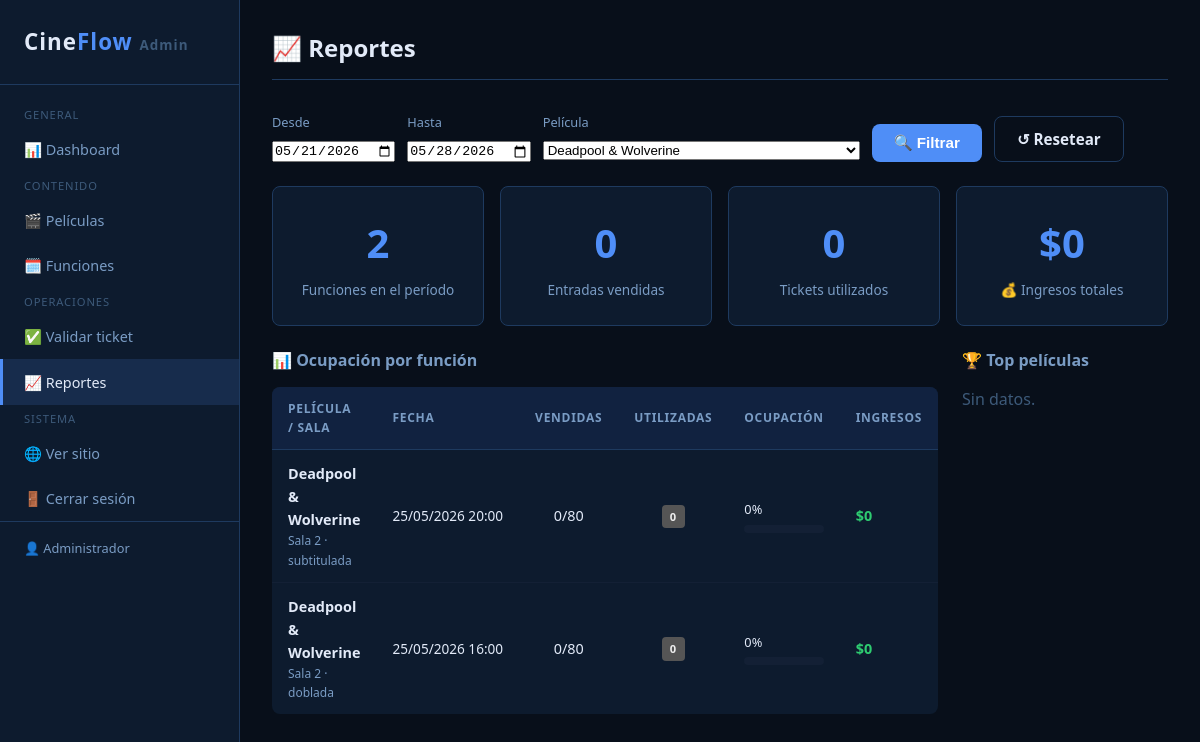
The page /admin/reportes.php?pelicula_id=2 (signed in) on the database its author committed.
### tables this page shows
CREATE TABLE usuarios (
    id            INT UNSIGNED    NOT NULL AUTO_INCREMENT,
    nombre        VARCHAR(100)    NOT NULL,
    email         VARCHAR(150)    NOT NULL,
    password_hash VARCHAR(255)    NOT NULL                  COMMENT 'Hash bcrypt',
    rol           ENUM('admin')   NOT NULL DEFAULT 'admin',
    activo        TINYINT(1)      NOT NULL DEFAULT 1,
    fecha_registro DATETIME       NOT NULL DEFAULT CURRENT_TIMESTAMP,

    PRIMARY KEY (id),
    UNIQUE KEY uq_email (email)
);

CREATE TABLE funciones (
    id             INT UNSIGNED   NOT NULL AUTO_INCREMENT,
    pelicula_id    INT UNSIGNED   NOT NULL,
    sala_id        INT UNSIGNED   NOT NULL,
    fecha_hora     DATETIME       NOT NULL,
    precio         DECIMAL(8,2)   NOT NULL,
    idioma         ENUM('subtitulada','doblada','original') NOT NULL DEFAULT 'subtitulada',
    activa         TINYINT(1)     NOT NULL DEFAULT 1,

    PRIMARY KEY (id),
    UNIQUE KEY uq_sala_horario (sala_id, fecha_hora),
    INDEX idx_pelicula_fecha (pelicula_id, fecha_hora),
    INDEX idx_fecha_hora (fecha_hora),

    CONSTRAINT fk_funcion_pelicula
        FOREIGN KEY (pelicula_id) REFERENCES peliculas(id)
        ON DELETE RESTRICT ON UPDATE CASCADE,
    CONSTRAINT fk_funcion_sala
        FOREIGN KEY (sala_id) REFERENCES salas(id)
        ON DELETE RESTRICT ON UPDATE CASCADE
);

CREATE TABLE peliculas (
    id             INT UNSIGNED   NOT NULL AUTO_INCREMENT,
    titulo         VARCHAR(200)   NOT NULL,
    genero         VARCHAR(80)    NOT NULL,
    sinopsis       TEXT               NULL,
    clasificacion  ENUM('TE','TE+7','MA+14','MA+18') NOT NULL DEFAULT 'TE',
    duracion_min   SMALLINT UNSIGNED  NULL,
    imagen         VARCHAR(300)       NULL                  COMMENT 'Ruta: uploads/peliculas/imagen.jpg',
    activa         TINYINT(1)     NOT NULL DEFAULT 1,
    fecha_estreno  DATE               NULL,

    PRIMARY KEY (id),
    INDEX idx_genero (genero),
    INDEX idx_activa (activa)
);

CREATE TABLE salas (
    id             INT UNSIGNED   NOT NULL AUTO_INCREMENT,
    nombre         VARCHAR(50)    NOT NULL,
    capacidad      SMALLINT UNSIGNED NOT NULL DEFAULT 100,
    tipo           ENUM('estandar','vip','4dx','imax') NOT NULL DEFAULT 'estandar',
    activa         TINYINT(1)     NOT NULL DEFAULT 1,

    PRIMARY KEY (id),
    UNIQUE KEY uq_nombre_sala (nombre)
);

### includes/funciones.php (called while the page is built, shortened)
<?php
function formatearPrecio(float|int|string $precio): string
{
    return '$' . number_format((float)$precio, 0, ',', '.');
}
function esc(?string $texto): string
{
    return htmlspecialchars((string)$texto, ENT_QUOTES | ENT_SUBSTITUTE, 'UTF-8');
}
function obtenerUsuario(int $usuario_id): ?array
{
    $pdo = obtenerConexion();
    try {
        $stmt = $pdo->prepare("
            SELECT id, nombre, email, rol
            FROM   usuarios
            WHERE  id     = :id
              AND  activo = 1
            LIMIT 1
        ");
        $stmt->execute([':id' => $usuario_id]);
        $fila = $stmt->fetch();
        return $fila ?: null;
    } catch (PDOException $e) {
        registrarError('funciones - obtenerUsuario', $e->getMessage());
        return null;
    }
}

### admin/reportes.php (the view, shortened to what this page needs)
<?php
require_once __DIR__ . '/../includes/funciones.php';
$pdo = obtenerConexion();
$desde = $_GET['desde'] ?? date('Y-m-d', strtotime('-7 days'));
$hasta = $_GET['hasta'] ?? date('Y-m-d');
$filtro_pelicula = (int)($_GET['pelicula_id'] ?? 0);
try {
    $q = "
        SELECT f.id, f.fecha_hora, f.precio, f.idioma,
               p.titulo AS pelicula,
               s.nombre AS sala, s.capacidad,
               COUNT(CASE WHEN r.estado IN ('confirmada','utilizada') THEN 1 END) AS confirmadas,
               COUNT(CASE WHEN r.estado = 'utilizada'  THEN 1 END) AS utilizadas,
               COUNT(CASE WHEN r.estado = 'cancelada'  THEN 1 END) AS canceladas,
               COUNT(CASE WHEN r.estado = 'pendiente'  THEN 1 END) AS pendientes,
               COALESCE(SUM(CASE WHEN r.estado IN ('confirmada','utilizada') THEN f.precio END),0) AS ingresos
        FROM   funciones f
        JOIN   peliculas p ON p.id = f.pelicula_id
        JOIN   salas     s ON s.id = f.sala_id
        LEFT   JOIN reservas r ON r.funcion_id = f.id
        WHERE  DATE(f.fecha_hora) BETWEEN :desde AND :hasta
    ";
    $params = [':desde'=>$desde, ':hasta'=>$hasta];
    if ($filtro_pelicula > 0) {
        $q .= " AND f.pelicula_id = :pid";
        $params[':pid'] = $filtro_pelicula;
    }
    $q .= " GROUP BY f.id ORDER BY f.fecha_hora DESC";
    $stmt = $pdo->prepare($q);
    $stmt->execute($params);
    $reporte = $stmt->fetchAll();
    $total_ingresos    = array_sum(array_column($reporte, 'ingresos'));
    $total_confirmadas = array_sum(array_column($reporte, 'confirmadas'));
    $total_utilizadas  = array_sum(array_column($reporte, 'utilizadas'));
    $top_q = "
        SELECT p.titulo, COUNT(r.id) AS reservas, COALESCE(SUM(f.precio),0) AS ingresos
        FROM   reservas r
        JOIN   funciones f ON f.id = r.funcion_id
        JOIN   peliculas p ON p.id = f.pelicula_id
        WHERE  r.estado IN ('confirmada','utilizada')
          AND  DATE(r.fecha_reserva) BETWEEN :desde AND :hasta
        GROUP  BY p.id
        ORDER  BY reservas DESC
        LIMIT  5
    ";
    $top_stmt = $pdo->prepare($top_q);
    $top_stmt->execute([':desde'=>$desde, ':hasta'=>$hasta]);
    $top_peliculas = $top_stmt->fetchAll();
    $peliculas_select = $pdo->query("SELECT id, titulo FROM peliculas ORDER BY titulo")->fetchAll();
} catch (PDOException $e) {
    registrarError('admin-reportes', $e->getMessage());
    $reporte = $top_peliculas = $peliculas_select = [];
    $total_ingresos = $total_confirmadas = $total_utilizadas = 0;
}
$admin_nav_activo = 'reportes';
require_once __DIR__ . '/includes/header.php';
?>
<div class="admin-topbar">
    <h1>📈 Reportes</h1>
</div>
<form method="GET" style="margin-bottom:1.5rem;display:flex;gap:.75rem;flex-wrap:wrap;align-items:flex-end;">
    <div>
        <label style="font-size:.8rem;color:var(--texto-suave);display:block;margin-bottom:.25rem;">Desde</label>
        <input type="date" name="desde" value="<?= esc($desde) ?>">
    </div>
    <div>
        <label style="font-size:.8rem;color:var(--texto-suave);display:block;margin-bottom:.25rem;">Hasta</label>
        <input type="date" name="hasta" value="<?= esc($hasta) ?>">
    </div>
    <div>
        <label style="font-size:.8rem;color:var(--texto-suave);display:block;margin-bottom:.25rem;">Película</label>
        <select name="pelicula_id">
            <?php foreach ($peliculas_select as $p): ?>
                <option value="<?= $p['id'] ?>" <?= $filtro_pelicula==$p['id']?'selected':''?>><?= esc($p['titulo']) ?></option>
            <?php endforeach; ?>
        </select>
    </div>
    <button type="submit" class="btn btn-primario">🔍 Filtrar</button>
    <a href="reportes.php" class="btn btn-secundario">↺ Resetear</a>
</form>
<div class="stats-grid" style="margin-bottom:1.5rem;">
    <div class="stat-card">
        <span class="stat-numero"><?= count($reporte) ?></span>
        <div class="stat-label">Funciones en el período</div>
    </div>
    <div class="stat-card">
        <span class="stat-numero"><?= $total_confirmadas ?></span>
        <div class="stat-label">Entradas vendidas</div>
    </div>
    <div class="stat-card">
        <span class="stat-numero"><?= $total_utilizadas ?></span>
        <div class="stat-label">Tickets utilizados</div>
    </div>
    <div class="stat-card">
        <span class="stat-numero"><?= formatearPrecio($total_ingresos) ?></span>
        <div class="stat-label">💰 Ingresos totales</div>
    </div>
</div>
<div style="display:grid;grid-template-columns:2fr 1fr;gap:1.5rem;">
<div>
    <h2 style="font-size:1rem;margin-bottom:1rem;color:var(--texto-suave);">📊 Ocupación por función</h2>
    <?php if (empty($reporte)): ?>
        <p style="color:var(--texto-muy-suave);">Sin datos para el período seleccionado.</p>
    <?php else: ?>
    <table class="admin-tabla">
        <thead>
            <tr>
                <th>Película / Sala</th>
                <th>Fecha</th>
                <th>Vendidas</th>
                <th>Utilizadas</th>
                <th>Ocupación</th>
                <th>Ingresos</th>
            </tr>
        </thead>
        <tbody>
        <?php foreach ($reporte as $r): ?>
            <?php $pct = $r['capacidad'] > 0 ? round($r['confirmadas'] / $r['capacidad'] * 100) : 0; ?>
            <tr>
                <td>
                    <div style="font-weight:600;font-size:.9rem;"><?= esc($r['pelicula']) ?></div>
                    <div style="font-size:.75rem;color:var(--texto-suave);"><?= esc($r['sala']) ?> · <?= esc($r['idioma']) ?></div>
                </td>
                <td style="white-space:nowrap;font-size:.85rem;"><?= date('d/m/Y H:i', strtotime($r['fecha_hora'])) ?></td>
                <td style="text-align:center;"><?= $r['confirmadas'] ?>/<?= $r['capacidad'] ?></td>
                <td style="text-align:center;">
                    <span class="badge <?= $r['utilizadas'] > 0 ? 'badge-azul' : 'badge-gris' ?>"><?= $r['utilizadas'] ?></span>
                </td>
                <td style="min-width:100px;">
                    <div style="font-size:.8rem;margin-bottom:.2rem;"><?= $pct ?>%</div>
                    <div class="reporte-barra-wrap">
                    </div>
                </td>
                <td style="font-weight:600;color:var(--verde);font-size:.9rem;"><?= formatearPrecio($r['ingresos']) ?></td>
            </tr>
        <?php endforeach; ?>
        </tbody>
    </table>
    <?php endif; ?>
</div>
<div>
    <h2 style="font-size:1rem;margin-bottom:1rem;color:var(--texto-suave);">🏆 Top películas</h2>
    <?php if (empty($top_peliculas)): ?>
        <p style="color:var(--texto-muy-suave);">Sin datos.</p>
    <?php endif; ?>
</div>
</div>
<?php require_once __DIR__ . '/includes/footer.php'; ?>

### admin/includes/header.php (shortened to what this page needs)
<?php
$admin_nav_activo ??= '';
$admin = obtenerUsuario((int)$_SESSION['usuario_id']);
?>
<!DOCTYPE html>
<html lang="es">
<head>
    <link rel="stylesheet" href="../assets/css/estilo.css">
    <link rel="stylesheet" href="../assets/css/admin.css">
</head>
<body>
<div class="admin-layout">
<aside class="admin-sidebar">
    <a href="index.php" class="logo">Cine<span>Flow</span> <small style="font-size:.6em;color:var(--texto-muy-suave);">Admin</small></a>
    <nav class="admin-nav">
        <span class="nav-seccion">General</span>
        <a href="index.php"         class="<?= $admin_nav_activo === 'dashboard'  ? 'activo' : '' ?>">📊 Dashboard</a>
        <span class="nav-seccion">Contenido</span>
        <a href="peliculas.php"     class="<?= $admin_nav_activo === 'peliculas'  ? 'activo' : '' ?>">🎬 Películas</a>
        <a href="funciones.php"     class="<?= $admin_nav_activo === 'funciones'  ? 'activo' : '' ?>">🗓️ Funciones</a>
        <span class="nav-seccion">Operaciones</span>
        <a href="validar-ticket.php" class="<?= $admin_nav_activo === 'validar'   ? 'activo' : '' ?>">✅ Validar ticket</a>
        <a href="reportes.php"      class="<?= $admin_nav_activo === 'reportes'   ? 'activo' : '' ?>">📈 Reportes</a>
        <span class="nav-seccion">Sistema</span>
        <a href="../index.php" target="_blank">🌐 Ver sitio</a>
        <a href="logout.php">🚪 Cerrar sesión</a>
    </nav>
    <?php if ($admin): ?>
    <div style="padding:1rem 1.5rem;border-top:1px solid var(--borde);margin-top:auto;font-size:.8rem;color:var(--texto-suave);">
        👤 <?= esc($admin['nombre']) ?>
    </div>
    <?php endif; ?>
</aside>
<main class="admin-content">

### assets/css/estilo.css (style rules this page uses)
:root { --primario: #4f8ef7; --primario-oscuro: #3a7ae0; --primario-suave: rgba(79, 142, 247, .15); --oscuro: #080f1a; --superficie: #0d1b2e; --superficie-alt: #112240; --overlay: rgba(0, 0, 0, .8); --borde: #1e3a5f; --borde-suave: #132035; --texto: #e2eaf8; --texto-suave: #7a9cc4; --texto-muy-suave: #3d5a7a; --verde: #2ecc71; --verde-oscuro: #0d2e1a; --azul: #3498db; --azul-oscuro: #0d1e2e; --amarillo: #f39c12; --amarillo-oscuro: #1a1200; --rojo: #e74c3c; --rojo-oscuro: #2e0d0d; --libre: #0a2a1a; --libre-borde: #2ecc71; --ocupado: #1a0d1a; --ocupado-borde: #5a3a6a; --seleccionado: #0d2a4a; --seleccionado-borde:#4f8ef7; --preferencial: #1a1a0a; --preferencial-borde:#f39c12; --fuente: 'Segoe UI', Arial, sans-serif; --fuente-mono: 'Courier New', Courier, monospace; --ancho-max: 1200px; --radio: 8px; --radio-lg: 12px; --sombra: 0 4px 16px rgba(0, 0, 0, .4); --sombra-lg: 0 8px 32px rgba(0, 0, 0, .6); --transicion: .2s ease; }
*, *::before, *::after { box-sizing: border-box; margin: 0; padding: 0; }
html { scroll-behavior: smooth; }
body { background-color: var(--oscuro); color: var(--texto); font-family: var(--fuente); font-size: 16px; line-height: 1.6; min-height: 100vh; display: flex; flex-direction: column; }
main { flex: 1; }
a { color: var(--primario); text-decoration: none; transition: color var(--transicion); }
h1, h2, h3, h4, h5, h6 { line-height: 1.3; font-weight: 700; }
.logo { font-size: 1.6rem; font-weight: 700; color: var(--primario); letter-spacing: 1px; text-decoration: none; flex-shrink: 0; display: flex; align-items: center; gap: 10px; }
.logo span { color: var(--texto); }
.badge { display: inline-block; font-size: .7rem; font-weight: 700; padding: 3px 8px; border-radius: 4px; text-transform: uppercase; letter-spacing: .5px; vertical-align: middle; }
.badge-gris { background: #555; color: #eee; }
.btn { display: inline-flex; align-items: center; justify-content: center; gap: 8px; padding: 10px 22px; border-radius: var(--radio); font-size: .95rem; font-weight: 600; cursor: pointer; border: none; text-decoration: none; transition: background var(--transicion), color var(--transicion), opacity var(--transicion), transform var(--transicion); white-space: nowrap; }
.btn-primario { background: var(--primario); color: #fff; }
.btn-secundario { background: transparent; color: var(--texto); border: 1px solid var(--borde); }

### rows shown on the page
usuarios: nombre "Administrador"
funciones: pelicula.titulo "Deadpool & Wolverine", sala.nombre "Sala 2", idioma "subtitulada", fecha_hora "25/05/2026 20:00", confirmadas "0", sala.capacidad "80", utilizadas "0", pct "0", ingresos "$0"
funciones: pelicula.titulo "Deadpool & Wolverine", sala.nombre "Sala 2", idioma "doblada", fecha_hora "25/05/2026 16:00", confirmadas "0", sala.capacidad "80", utilizadas "0", pct "0", ingresos "$0"

### other values the page prints
count($reporte) "2"
$total_confirmadas "0"
$total_utilizadas "0"
formatearPrecio($total_ingresos) "$0"
form field pelicula_id "Deadpool & Wolverine"
